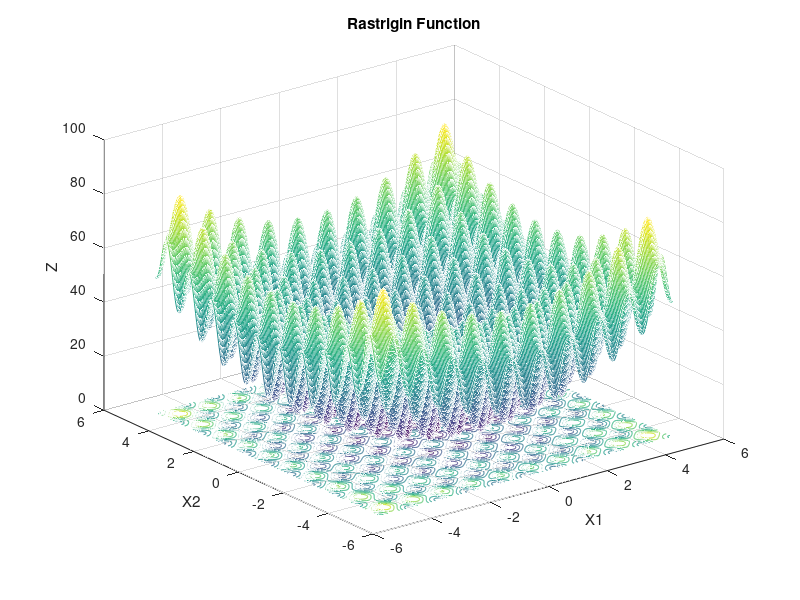

Write the MATLAB code that produced this figure.
function DrawRastrigin()
x1=linspace(-5,5,400);
x2=x1;
[X1,X2]=meshgrid(x1,x2);
D=2;
X=[X1,X2];
A=X1.^2-10*cos(2*pi*X1);
B=X2.^2-10*cos(2*pi*X2);
Z=10*D+A+B;
meshc(X1,X2,Z)
xlabel('X1')
ylabel('X2')
zlabel('Z')
title('Rastrigin Function')
shading interp